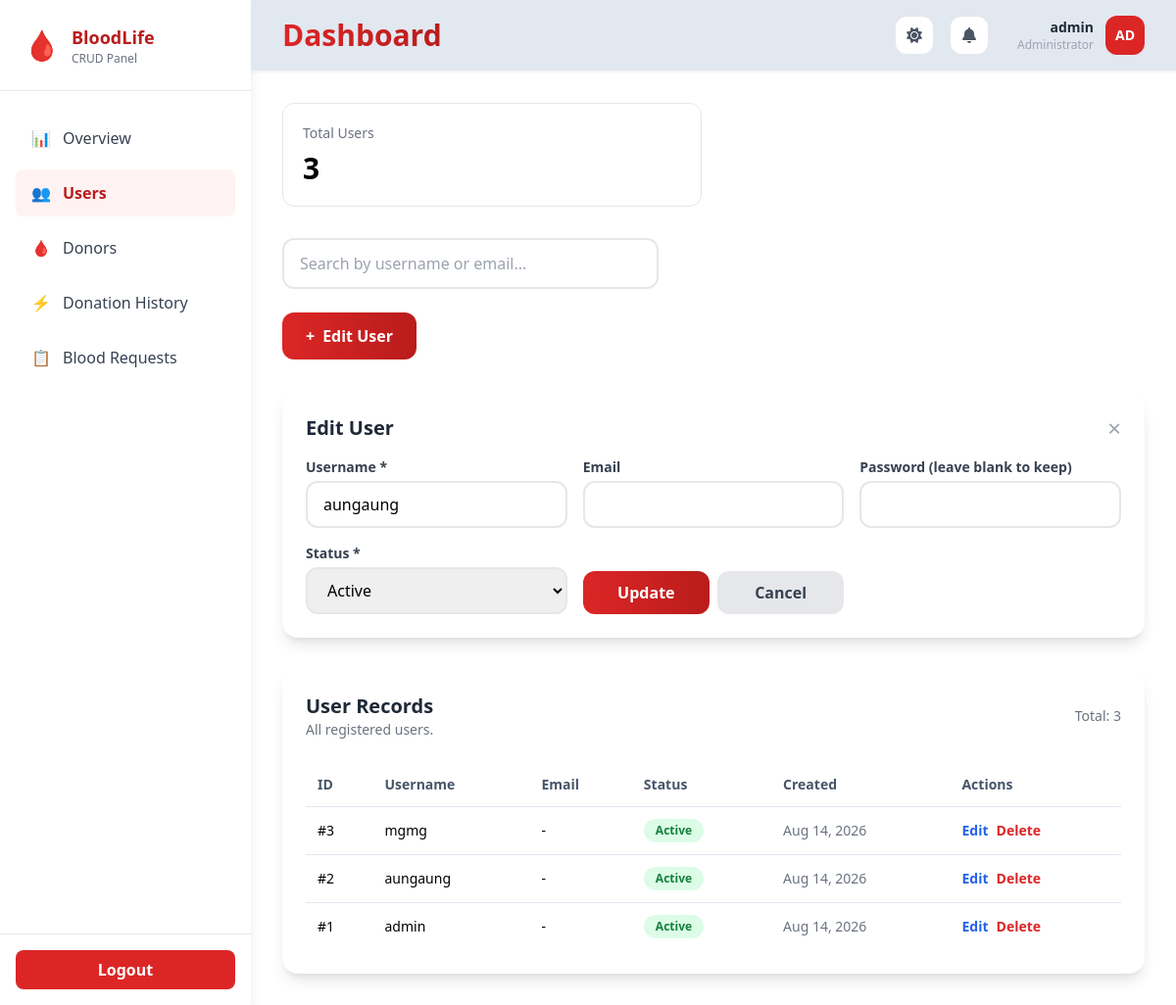
The page /admin/logindata.php?edit=2 (signed in) on the database its author committed.
### tables this page shows
CREATE TABLE users (
    id INT AUTO_INCREMENT PRIMARY KEY,
    username VARCHAR(50) NOT NULL UNIQUE,
    email VARCHAR(100),
    password VARCHAR(255) NOT NULL,
    role ENUM('Admin','User') NOT NULL DEFAULT 'User',
    status ENUM('Active','Inactive') DEFAULT 'Active',
    myanmar_name VARCHAR(100) DEFAULT NULL,
    created_at TIMESTAMP DEFAULT CURRENT_TIMESTAMP
);

### admin/logindata.php (the view, shortened to what this page needs)
<?php
require_once __DIR__ . '/../config/db.php';
$users = [];
$result = $conn->query("SELECT * FROM users ORDER BY id DESC");
if ($result && $result->num_rows > 0) {
    $users = $result->fetch_all(MYSQLI_ASSOC);
}
$stats = [
    'total' => $conn->query("SELECT COUNT(*) AS c FROM users")->fetch_assoc()['c'] ?? 0,
];
$edit_row = null;
if (isset($_GET['edit'])) {
    $edit_id = (int)$_GET['edit'];
    foreach ($users as $u) {
        if ($u['id'] == $edit_id) {
            $edit_row = $u;
            break;
        }
    }
}
?>
<!DOCTYPE html>
<html lang="en">
<head>
    <script src="https://cdn.tailwindcss.com"></script>
    <link rel="stylesheet" href="../assets/css/myanmar-font.css">
</head>
<body class="bg-gray-100 dark:bg-gray-900">
<div class="flex min-h-screen">
    <div class="w-64 bg-white shadow-lg hidden md:flex flex-col sticky top-0 self-start h-screen overflow-y-auto">
        <div class="p-6 border-b border-gray-200">
            <div class="flex items-center space-x-3">
                <span class="text-3xl">🩸</span>
                <div>
                    <h1 class="font-bold text-lg text-red-700">BloodLife</h1>
                    <p class="text-xs text-gray-500">CRUD Panel</p>
                </div>
            </div>
        </div>
        <nav class="flex-1 px-4 py-6 space-y-2">
            <a href="dashboard.php" class="flex items-center space-x-3 px-4 py-3 text-gray-700 hover:bg-gray-100 rounded-lg transition">
                <span>📊</span> <span data-i18n="overview">Overview</span>
            </a>
            <a href="logindata.php" class="flex items-center space-x-3 px-4 py-3 bg-red-50 text-red-700 rounded-lg font-semibold">
                <span>👥</span> <span>Users</span>
            </a>
            <a href="donor_crud.php" class="flex items-center space-x-3 px-4 py-3 text-gray-700 hover:bg-gray-100 rounded-lg transition">
                <span>🩸</span> <span>Donors</span>
            </a>
            <a href="donation_history_crud.php" class="flex items-center space-x-3 px-4 py-3 text-gray-700 hover:bg-gray-100 rounded-lg transition">
                <span>⚡</span> <span>Donation History</span>
            </a>
            <a href="requests.php" class="flex items-center space-x-3 px-4 py-3 text-gray-700 hover:bg-gray-100 rounded-lg transition">
                <span>📋</span> <span>Blood Requests</span>
            </a>
        </nav>
        <div class="p-4 border-t border-gray-200">
            <a href="logout.php" onclick="return confirm('Are you sure you want to logout?')" class="w-full bg-red-600 text-white flex justify-center py-2 rounded-lg font-semibold hover:bg-red-700 transition" data-i18n="logout">Logout</a>
        </div>
    </div>
    <main class="flex-1">
        <?php include __DIR__ . '/../includes/navbar.php'; ?>
        <div class="p-8">
            <div class="grid grid-cols-1 md:grid-cols-2 gap-6 mb-8">
                <div class="bg-white rounded-xl border p-5 stat-card">
                    <p class="text-gray-500 text-sm">Total Users</p>
                    <h3 class="text-3xl font-bold mt-2"><?= $stats['total'] ?></h3>
                </div>
            </div>
            <div class="w-96 mb-6">
                <input id="searchInput" type="text" placeholder="Search by username or email..." class="w-full border-2 border-gray-200 rounded-xl px-4 py-3 focus:outline-none focus:border-red-500 transition">
            </div>
            <div class="mb-8">
                <button onclick="toggleForm()" id="toggleFormBtn" class="bg-gradient-to-r from-red-600 to-red-700 text-white font-semibold px-6 py-3 rounded-xl hover:shadow-lg transition flex items-center gap-2">
                    <span>+</span>
                    <span><?= $edit_row ? 'Edit User' : 'Add New User' ?></span>
                </button>
            </div>
            <div id="crudForm" class="bg-white rounded-2xl shadow-lg p-6 mb-8 <?= $edit_row ? '' : 'hidden' ?>">
                <div class="flex items-center justify-between mb-4">
                    <h3 class="text-xl font-bold text-gray-800"><?= $edit_row ? 'Edit User' : 'New User' ?></h3>
                    <button onclick="toggleForm()" class="text-gray-400 hover:text-gray-600 text-2xl leading-none">&times;</button>
                </div>
                <form method="POST" class="grid grid-cols-1 md:grid-cols-2 lg:grid-cols-3 gap-4">
                    <div>
                        <label class="block text-sm font-semibold text-gray-700 mb-1">Username *</label>
                        <input type="text" name="username" value="<?= htmlspecialchars($edit_row['username'] ?? '') ?>" required class="w-full border-2 border-gray-200 rounded-xl px-4 py-2.5 focus:border-red-500 focus:ring-2 focus:ring-red-200 transition outline-none">
                    </div>
                    <div>
                        <label class="block text-sm font-semibold text-gray-700 mb-1">Email</label>
                        <input type="email" name="email" value="<?= htmlspecialchars($edit_row['email'] ?? '') ?>" class="w-full border-2 border-gray-200 rounded-xl px-4 py-2.5 focus:border-red-500 focus:ring-2 focus:ring-red-200 transition outline-none">
                    </div>
                    <div>
                        <label class="block text-sm font-semibold text-gray-700 mb-1">Password <?= $edit_row ? '(leave blank to keep)' : '*' ?></label>
                        <input type="password" name="password" value="" <?= $edit_row ? '' : 'required' ?> class="w-full border-2 border-gray-200 rounded-xl px-4 py-2.5 focus:border-red-500 focus:ring-2 focus:ring-red-200 transition outline-none">
                    </div>
                    <div>
                        <label class="block text-sm font-semibold text-gray-700 mb-1">Status *</label>
                        <select name="status" required class="w-full border-2 border-gray-200 rounded-xl px-4 py-2.5 focus:border-red-500 focus:ring-2 focus:ring-red-200 transition outline-none">
                            <?php foreach (['Active','Inactive'] as $st): ?>
                                <option value="<?= $st ?>" <?= (($edit_row['status'] ?? 'Active') === $st) ? 'selected' : '' ?>><?= $st ?></option>
                            <?php endforeach; ?>
                        </select>
                    </div>
                    <div class="flex items-end">
                        <button type="submit" name="<?= $edit_row ? 'update' : 'add' ?>" class="w-full bg-gradient-to-r from-red-600 to-red-700 text-white font-semibold py-2.5 rounded-xl hover:shadow-lg transition">
                            <?= $edit_row ? 'Update' : 'Create' ?>
                        </button>
                        <?php if ($edit_row): ?>
                            <a href="logindata.php" class="ml-2 w-full text-center bg-gray-200 text-gray-700 font-semibold py-2.5 rounded-xl hover:bg-gray-300 transition">Cancel</a>
                        <?php endif; ?>
                    </div>
                </form>
            </div>
            <div class="bg-white rounded-2xl shadow-lg p-6">
                <div class="flex items-center justify-between mb-6">
                    <div>
                        <h3 class="text-xl font-bold text-gray-800">User Records</h3>
                        <p class="text-sm text-gray-500">All registered users.</p>
                    </div>
                    <span class="text-sm text-gray-500">Total: <?= count($users) ?></span>
                </div>
                <div class="overflow-x-auto">
                    <table class="w-full text-left text-sm border-collapse">
                        <thead>
                            <tr class="bg-gray-50 text-slate-600">
                                <th class="p-3">ID</th>
                                <th class="p-3">Username</th>
                                <th class="p-3">Email</th>
                                <th class="p-3">Status</th>
                                <th class="p-3">Created</th>
                                <th class="p-3">Actions</th>
                            </tr>
                        </thead>
                        <tbody>
                            <?php if (count($users) > 0): ?>
                                <?php foreach ($users as $u): ?>
                                    <?php
                                    $statusColor = ($u['status'] ?? 'Active') === 'Active' ? 'bg-green-100 text-green-700' : 'bg-red-100 text-red-700';
                                    ?>
                                    <tr class="user-row border-t border-slate-200 hover:bg-gray-50">
                                        <td class="p-3 font-medium">#<?= $u['id'] ?></td>
                                        <td class="p-3 font-medium"><?= htmlspecialchars($u['username']) ?></td>
                                        <td class="p-3"><?= htmlspecialchars($u['email'] ?? '-') ?></td>
                                        <td class="p-3"><span class="inline-flex rounded-full px-3 py-1 text-xs font-semibold <?= $statusColor ?>"><?= htmlspecialchars($u['status']) ?></span></td>
                                        <td class="p-3 text-gray-500"><?= date('M d, Y', strtotime($u['created_at'])) ?></td>
                                        <td class="p-3">
                                            <div class="flex gap-2">
                                                <a href="logindata.php?edit=<?= $u['id'] ?>" class="text-blue-600 hover:text-blue-800 font-semibold">Edit</a>
                                                <a href="logindata.php?delete=<?= $u['id'] ?>" class="text-red-600 hover:text-red-800 font-semibold" onclick="return confirm('Delete this user?')">Delete</a>
                                            </div>
                                        </td>
                                    </tr>
                                <?php endforeach; ?>
                            <?php else: ?>
                                <tr><td colspan="6" class="p-8 text-center text-gray-500">No users found.</td></tr>
                            <?php endif; ?>
                        </tbody>
                    </table>
                </div>
            </div>
        </div>
    </main>
</div>
</body>
</html>

### admin/logindata.php (style rules this page uses)
.stat-card { transition: all 0.3s ease; }
html:not(.dark) body { background-color: #ffffff !important; background-image: none !important; }
html:not(.dark) .bg-gray-50 { background-color: #ffffff !important; }
html:not(.dark) .bg-gray-100 { background-color: #ffffff !important; }

### rows shown on the page
users: username "aungaung", status "Active", id "2", email "-", created_at "Aug 14, 2026"
users: id "3", username "mgmg", email "-", status "Active", created_at "Aug 14, 2026"
users: id "1", username "admin", email "-", status "Active", created_at "Aug 14, 2026"

### other values the page prints
$_SESSION['username'] "admin"
substr($_SESSION['username'] ?? 'A', 0, 2) "AD"
$stats['total'] "3"
count($users) "3"
